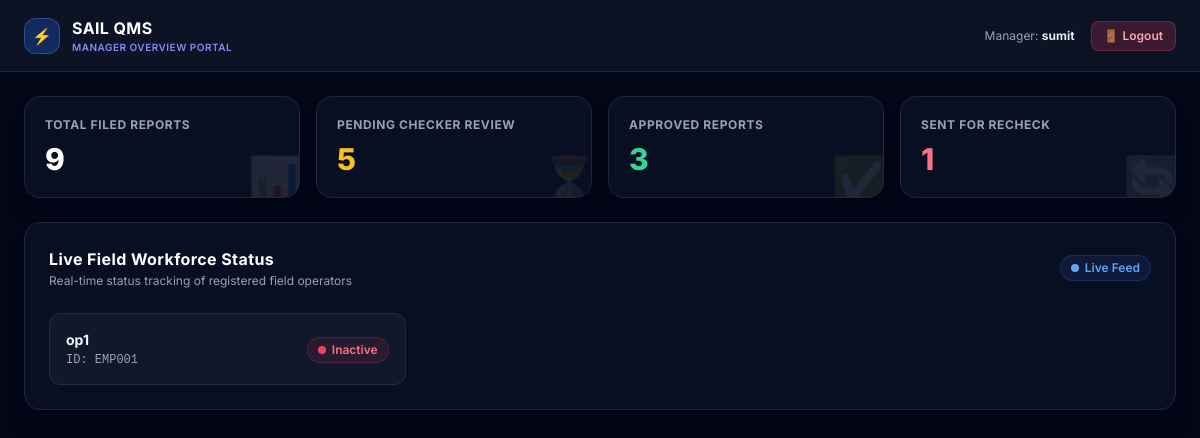
/manager/ (signed in), run on the app's committed database.
### quarters/models.py (models this page shows, shortened)
class OperatorProfile(models.Model):
    ROLE_CHOICES = [
        ('OPERATOR', 'Field Operator (Maker)'),
        ('SUPERVISOR', 'Supervisor (Checker)'),
        ('MANAGER', 'Manager'),
        ('ADMIN', 'System Administrator'),  # <--- Added Admin Role
    ]
    user = models.OneToOneField(User, on_delete=models.CASCADE, related_name='operator_profile')
    employee_id = models.CharField(max_length=20, unique=True, help_text="e.g., EMP001")
    phone_number = models.CharField(max_length=15, unique=True, null=True, blank=True)
    role = models.CharField(max_length=20, choices=ROLE_CHOICES, default='OPERATOR')
    otp_code = models.CharField(max_length=6, blank=True, null=True)
    otp_created_at = models.DateTimeField(blank=True, null=True)
    is_active_on_field = models.BooleanField(
        default=False,
        help_text="Manager Status Indicator: True = Green Dot (Working), False = Red Dot (Not Working)"
    )
    last_active = models.DateTimeField(auto_now=True)

### quarters/views.py (the view)
# urls.py: path('manager/', views.manager_overview_view, name='manager_overview'),
@login_required
@role_required(allowed_roles=['MANAGER'])
def manager_overview_view(request):
    operators = OperatorProfile.objects.filter(role='OPERATOR').select_related('user')
    total_inspections = InspectionReport.objects.count()
    pending_reviews = InspectionReport.objects.filter(verification_status='PENDING').count()
    approved_count = InspectionReport.objects.filter(verification_status='APPROVED').count()
    recheck_count = InspectionReport.objects.filter(verification_status='RECHECK').count()
    return render(request, 'quarters/manager_overview.html', {
        'operators': operators,
        'total_inspections': total_inspections,
        'pending_reviews': pending_reviews,
        'approved_count': approved_count,
        'recheck_count': recheck_count,
    })

### quarters/templates/quarters/manager_overview.html (shortened to what this page needs)
<!DOCTYPE html>
<html lang="en">
<head>
    <script src="https://cdn.tailwindcss.com"></script>
</head>
<body class="bg-slate-950 text-slate-100 min-h-screen">
    <nav class="bg-slate-900/80 backdrop-blur-md border-b border-slate-800 px-6 py-4 flex justify-between items-center sticky top-0 z-50">
        <div class="flex items-center space-x-3">
            <div class="w-9 h-9 rounded-xl bg-blue-600/30 border border-blue-400/30 flex items-center justify-center text-blue-400 font-bold shadow-inner">
                ⚡
            </div>
            <div>
                <h1 class="font-bold text-base text-white tracking-wide">SAIL QMS</h1>
                <p class="text-[10px] text-indigo-400 uppercase tracking-wider font-semibold">Manager Overview Portal</p>
            </div>
        </div>
        <div class="flex items-center space-x-4">
            <div class="text-xs text-slate-400">
                Manager: <strong class="text-slate-200">{{ request.user.username }}</strong>
            </div>
            <a href="{% url 'logout' %}" class="px-3 py-1.5 rounded-lg text-xs font-semibold bg-rose-500/20 text-rose-300 border border-rose-500/30 hover:bg-rose-500/30 transition-all flex items-center space-x-1">
                <span>🚪</span>
                <span>Logout</span>
            </a>
        </div>
    </nav>
    <div class="max-w-7xl mx-auto p-6 space-y-6">
        <div class="grid grid-cols-1 sm:grid-cols-2 lg:grid-cols-4 gap-4">
            <div class="bg-slate-900/60 border border-slate-800 p-5 rounded-2xl shadow-xl backdrop-blur-md relative overflow-hidden">
                <div class="text-xs font-bold uppercase tracking-wider text-slate-400">Total Filed Reports</div>
                <div class="text-3xl font-extrabold text-white mt-2">{{ total_inspections }}</div>
                <div class="absolute -right-2 -bottom-2 text-5xl text-blue-500/10 font-bold select-none">📊</div>
            </div>
            <div class="bg-slate-900/60 border border-slate-800 p-5 rounded-2xl shadow-xl backdrop-blur-md relative overflow-hidden">
                <div class="text-xs font-bold uppercase tracking-wider text-slate-400">Pending Checker Review</div>
                <div class="text-3xl font-extrabold text-amber-400 mt-2">{{ pending_reviews }}</div>
                <div class="absolute -right-2 -bottom-2 text-5xl text-amber-500/10 font-bold select-none">⏳</div>
            </div>
            <div class="bg-slate-900/60 border border-slate-800 p-5 rounded-2xl shadow-xl backdrop-blur-md relative overflow-hidden">
                <div class="text-xs font-bold uppercase tracking-wider text-slate-400">Approved Reports</div>
                <div class="text-3xl font-extrabold text-emerald-400 mt-2">{{ approved_count }}</div>
                <div class="absolute -right-2 -bottom-2 text-5xl text-emerald-500/10 font-bold select-none">✅</div>
            </div>
            <div class="bg-slate-900/60 border border-slate-800 p-5 rounded-2xl shadow-xl backdrop-blur-md relative overflow-hidden">
                <div class="text-xs font-bold uppercase tracking-wider text-slate-400">Sent for Recheck</div>
                <div class="text-3xl font-extrabold text-rose-400 mt-2">{{ recheck_count }}</div>
                <div class="absolute -right-2 -bottom-2 text-5xl text-rose-500/10 font-bold select-none">🔄</div>
            </div>
        </div>
        <div class="bg-slate-900/60 border border-slate-800 rounded-2xl p-6 shadow-xl backdrop-blur-md space-y-4">
            <div class="flex items-center justify-between">
                <div>
                    <h2 class="text-base font-bold text-white tracking-wide">Live Field Workforce Status</h2>
                    <p class="text-xs text-slate-400 mt-0.5">Real-time status tracking of registered field operators</p>
                </div>
                <span class="inline-flex items-center px-2.5 py-1 rounded-full text-xs font-semibold bg-blue-500/10 text-blue-400 border border-blue-500/20">
                    <span class="w-2 h-2 mr-1.5 bg-blue-400 rounded-full animate-ping"></span> Live Feed
                </span>
            </div>
            <div class="grid grid-cols-1 md:grid-cols-3 gap-4 pt-2">
                {% for op in operators %}
                <div class="bg-slate-800/40 border border-slate-700/50 rounded-xl p-4 flex items-center justify-between hover:bg-slate-800/70 transition-all">
                    <div>
                        <div class="font-bold text-slate-100 text-sm">{{ op.user.get_full_name|default:op.user.username }}</div>
                        <div class="text-xs text-slate-400 font-mono mt-0.5">ID: {{ op.employee_id|default:"N/A" }}</div>
                    </div>
                    <div>
                        {% if op.is_active_on_field %}
                            <span class="inline-flex items-center px-2.5 py-1 rounded-full text-xs font-semibold bg-emerald-500/10 text-emerald-400 border border-emerald-500/20 shadow-sm">
                                <span class="w-2 h-2 mr-1.5 bg-emerald-400 rounded-full animate-pulse"></span> Working
                            </span>
                        {% else %}
                            <span class="inline-flex items-center px-2.5 py-1 rounded-full text-xs font-semibold bg-rose-500/10 text-rose-400 border border-rose-500/20 shadow-sm">
                                <span class="w-2 h-2 mr-1.5 bg-rose-500 rounded-full"></span> Inactive
                            </span>
                        {% endif %}
                    </div>
                </div>
                {% empty %}
                <p class="text-sm text-slate-500 col-span-3 text-center py-6">No field operators registered in the system yet.</p>
                {% endfor %}
            </div>
        </div>
    </div>
</body>
</html>

### quarters/templates/quarters/manager_overview.html (style rules this page uses)
body { font-family: 'Inter', sans-serif; }

### data on the page
OperatorProfile: user.get_full_name "op1", employee_id "EMP001", is_active_on_field False (drawn)

### other printed values
{{ request.user.username }} "sumit"
{{ total_inspections }} "9"
{{ pending_reviews }} "5"
{{ approved_count }} "3"
{{ recheck_count }} "1"
